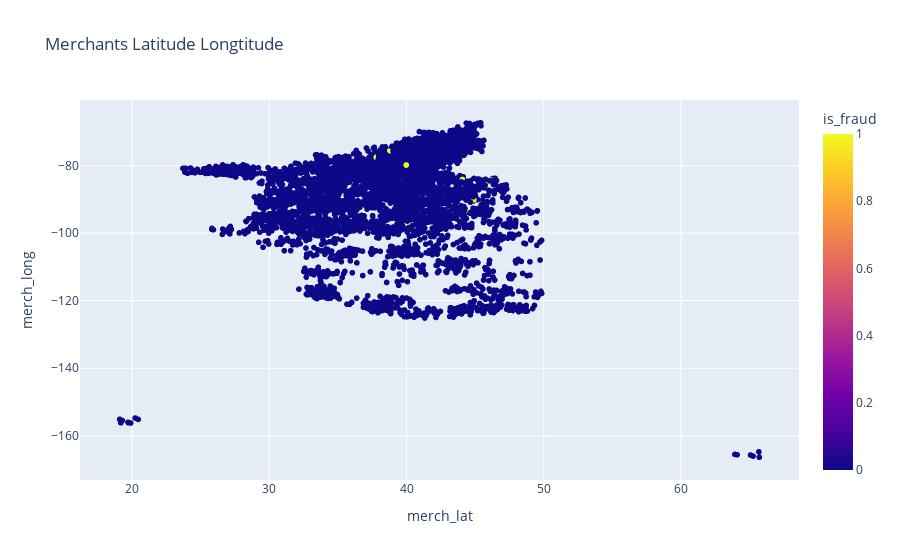

Notebook source saved alongside this figure:
### Code cell
px.scatter(df_raw10.sample(5000), 
           title='Merchants Latitude Longtitude',
           x='merch_lat',
           y='merch_long',
           color='is_fraud')

### Figure 1 — Plotly figure (JSON) as saved in the notebook; plotly's stock layout.template omitted (floating-point values rounded to 4 significant figures; data arrays with more than 128 entries replaced by an {"elided": "..."} marker saying what was removed)
{"data": [{"hovertemplate": "merch_lat=%{x}<br>merch_long=%{y}<br>is_fraud=%{marker.color}<extra></extra>", "legendgroup": "", "marker": {"color": {"elided": "5000 int values"}, "coloraxis": "coloraxis", "symbol": "circle"}, "mode": "markers", "name": "", "showlegend": false, "type": "scattergl", "x": {"elided": "5000 float values"}, "xaxis": "x", "y": {"elided": "5000 float values"}, "yaxis": "y"}], "layout": {"coloraxis": {"colorbar": {"title": {"text": "is_fraud"}}, "colorscale": [[0, "#0d0887"], [0.1111, "#46039f"], [0.2222, "#7201a8"], [0.3333, "#9c179e"], [0.4444, "#bd3786"], [0.5556, "#d8576b"], [0.6667, "#ed7953"], [0.7778, "#fb9f3a"], [0.8889, "#fdca26"], [1, "#f0f921"]]}, "legend": {"tracegroupgap": 0}, "title": {"text": "Merchants Latitude Longtitude"}, "xaxis": {"anchor": "y", "domain": [0, 1], "title": {"text": "merch_lat"}}, "yaxis": {"anchor": "x", "domain": [0, 1], "title": {"text": "merch_long"}}}}
